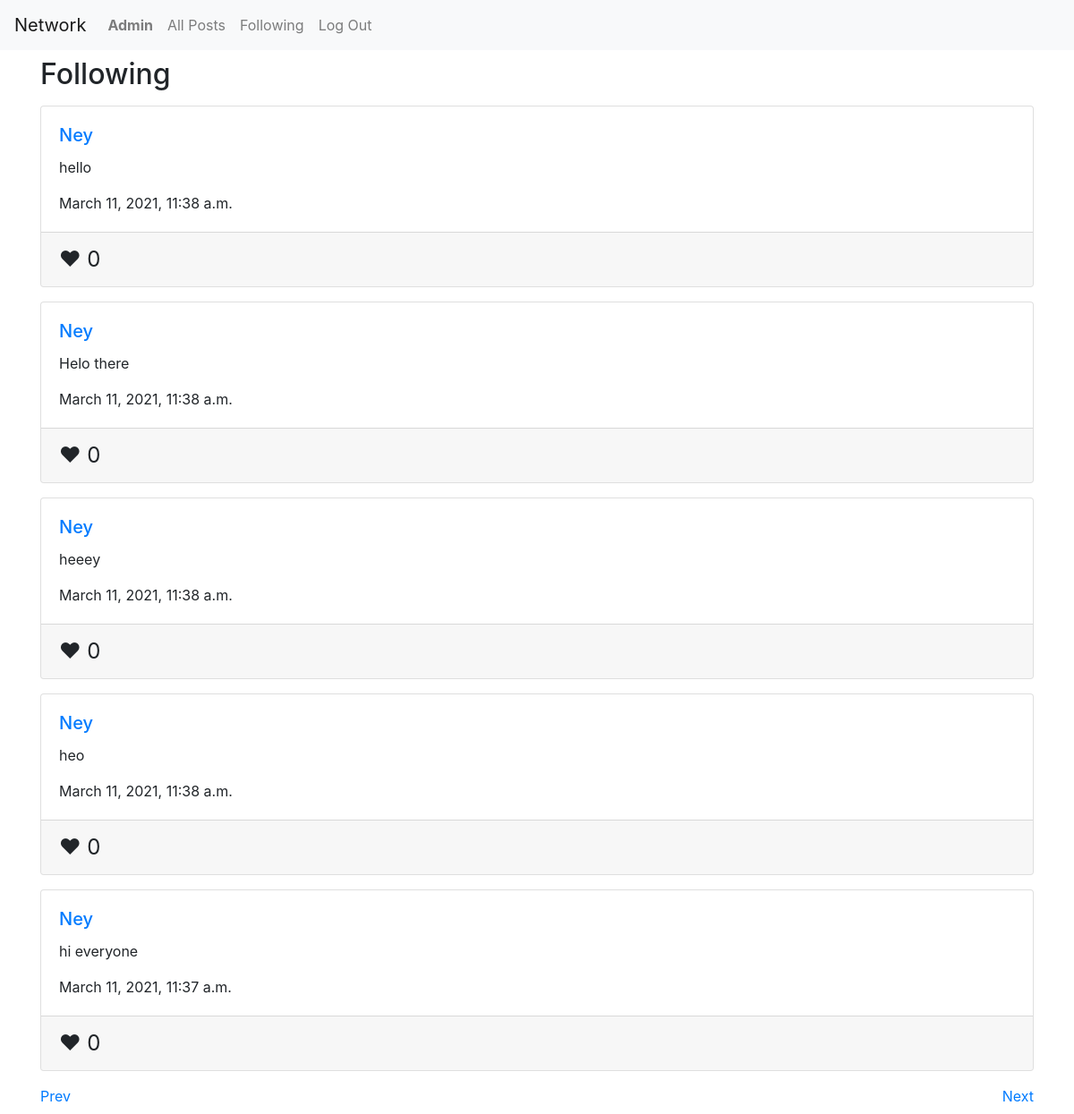
The app's page /following/?page=2 (signed in) with its own data.
### network/models.py (models this page shows, shortened)
class User(AbstractUser):
    follows = models.ManyToManyField(
        'self',
        related_name='followed_by',
        symmetrical=False
    )
    likes = models.ManyToManyField(
        'network.Post',
        related_name='liked_by',
    )

class Post(models.Model):
    content = models.CharField(max_length=126)
    author = models.ForeignKey("network.User", on_delete=models.CASCADE, related_name="posts")
    date_created = models.DateTimeField(default=timezone.now)
    class Meta:
        ordering = ('-date_created',)

### network/views.py (the view)
# urls.py: path("following/", views.FollowingView.as_view(), name="following"),
class FollowingView(LoginRequiredMixin, View):
    def get(self, request, *args, **kwargs):
        user = request.user
        page = request.GET.get('page', 1)
        follows = user.follows.all()
        post_list = Post.objects.filter(author__in=follows)
        posts = paginate(post_list, page)
        context = {'posts': posts}
        return render(request, "network/following.html", context)

### network/views.py (called while the page is built)
def paginate(post_list, page):
    paginator = Paginator(post_list, 5)
    try:
        posts = paginator.page(page)
    except PageNotAnInteger:
        posts = paginator.page(1)
    except EmptyPage:
        posts = paginator.page(paginator.num_pages)
    return posts

### network/templates/network/following.html
{% extends "network/layout.html" %}
{% block body %}
    <h2>Following</h2>
    {% include 'network/new_post.html' %}
{% endblock %}

### network/templates/network/layout.html (shortened to what this page needs)
{% load static %}
<!DOCTYPE html>
<html lang="en">
    <head>
        <link rel="stylesheet" href="https://stackpath.bootstrapcdn.com/bootstrap/4.4.1/css/bootstrap.min.css">
        <link href="{% static 'network/styles.css' %}" rel="stylesheet">
    </head>
    <body>
        <nav class="navbar navbar-expand-lg navbar-light bg-light">
            <a class="navbar-brand" href="{% url 'index' %}">Network</a>
            <div>
              <ul class="navbar-nav mr-auto">
                {% if user.is_authenticated %}
                    <li class="nav-item">
                        <a class="nav-link" href="{% url 'profile' user.username %}"><strong>{{ user.username }}</strong></a>
                    </li>
                {% endif %}
                <li class="nav-item">
                  <a class="nav-link" href="{% url 'index' %}">All Posts</a>
                </li>
                {% if user.is_authenticated %}
                    <li class="nav-item">
                        <a class="nav-link" href="{% url 'following' %}">Following</a>
                    </li>
                    <li class="nav-item">
                        <a class="nav-link" href="{% url 'logout' %}">Log Out</a>
                    </li>
                {% endif %}
              </ul>
            </div>
          </nav>
        <div class="body container my-2">
            {% block body %}
            {% endblock %}
        </div>
    </body>
</html>

### network/templates/network/new_post.html (shortened to what this page needs)
{% for post in posts %}
    <div class="card post-card my-3">
        <div class="card-body card-content">
            <h5 class="card-title"><a href="{% url 'profile' post.author.username %}">{{ post.author.username }}</a></h5>
            <p class="card-text">{{ post.content }}</p>
            <p class="card-text">{{ post.date_created }}</p>
        </div>
        <div class="card-footer">
            <div class="likes" data-post-id="{{ post.id }}">
                <span class="{% if user.is_authenticated %}like-button {% endif %}{% if user in post.liked_by.all %}liked{% endif %}">&#9829;</span>
                <span class="like-count">{{ post.liked_by.count }}</span>
            </div>
        </div>
    </div>
    {% empty %}
    <p>There are no posts.</p>
{% endfor %}
{% if posts.has_other_pages %}
    <div class="pages">
        {% if posts.has_previous %}
        <a href="?page={{ posts.previous_page_number }}">Prev</a>
        {% endif %}
        {% if posts.has_next %}
        <a href="?page={{ posts.next_page_number }}" class="next">Next</a>
        {% endif %}
    </div>
{% endif %}

### network/static/network/styles.css (style rules this page uses)
.likes { display: inline; font-size: 1.5rem; width: 25%; }
.next { float: right; }

### records on screen
User: username "Admin"
Post: author.username "Ney", content "hello", date_created "March 11, 2021, 11:38 a.m.", liked_by.count "0"
Post: author.username "Ney", content "Helo there", date_created "March 11, 2021, 11:38 a.m.", liked_by.count "0"
Post: author.username "Ney", content "heeey", date_created "March 11, 2021, 11:38 a.m.", liked_by.count "0"
Post: author.username "Ney", content "heo", date_created "March 11, 2021, 11:38 a.m.", liked_by.count "0"
Post: author.username "Ney", content "hi everyone", date_created "March 11, 2021, 11:37 a.m.", liked_by.count "0"
